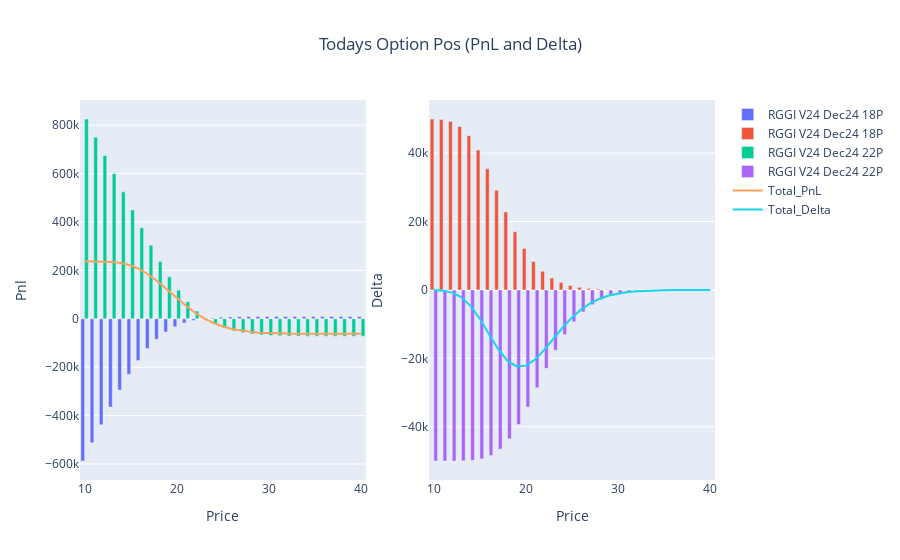

Notebook source saved alongside this figure:
### Code cell
fig_p = go.Figure()
for i in list(p)[1:-1]:
    fig_p.add_trace(go.Bar(x=p.Price, y=p[i], name=i, base=0))

fig_p.add_trace(go.Scatter(x=p.Price, y=p.Option_Pnl, mode='lines', name='Total_PnL'))

#fig_p.update_layout(title='Option PnL Today', xaxis_title='Price', yaxis_title='pnl', barmode='stack')
#fig_p.show()

#~~~~~~~~~~~~~~~~~~~~~~~~~~~~~~~~~~~~~~~~~~~~~~~~~~~~~~~~~~~~~~~~~~~~~~~~~~~~~~~~~
fig_d = go.Figure()
for i in list(d)[1:-1]:
    fig_d.add_trace(go.Bar(x=d.Price, y=d[i], name=i, base=0))

fig_d.add_trace(go.Scatter(x=d.Price, y=d.Option_Delta, mode='lines', name='Total_Delta'))

#~~~~~~~~~~~~~~~~~~~~~~~~~~~~~~~~~~~~~~~~~~~~~~~~~~~~~~~~~~~~~~~~~~~~~~~~~~~~~~~~
fig = make_subplots(rows=1, cols=2)
for i in range(0,len(fig_p.data)):
    fig.add_trace(fig_p.data[i], row=1, col=1)
    fig.add_trace(fig_d.data[i], row=1, col=2)
    
#fig.update_layout(title={'text': 'Todays Option Pos (PnL and Delta)','x': 0.5,'xanchor': 'center'}, barmode='stack')
fig.update_layout(title={'text': 'Todays Option Pos (PnL and Delta)','x': 0.5,'xanchor': 'center'})

fig.update_xaxes(title_text="Price", row=1, col=1)
fig.update_yaxes(title_text="Pnl", row=1, col=1)
fig.update_xaxes(title_text="Price", row=1, col=2)
fig.update_yaxes(title_text="Delta", row=1, col=2)    
fig.show()

### Figure 1 — Plotly figure (JSON) as saved in the notebook; plotly's stock layout.template omitted (floating-point values rounded to 4 significant figures)
{"data": [{"base": 0, "name": "RGGI V24 Dec24 18P", "type": "bar", "x": [10, 11, 12, 13, 14, 15, 16, 17, 18, 19, 20, 21, 22, 23, 24, 25, 26, 27, 28, 29, 30, 31, 32, 33, 34, 35, 36, 37, 38, 39, 40], "xaxis": "x", "y": [-587700.0, -512500.0, -437900.0, -364600.0, -294500.0, -229500.0, -171900.0, -123300.0, -84190.0, -54310.0, -32510.0, -17270.0, -7039.0, -401.3, 3769.0, 6316.0, 7834.0, 8718.0, 9224.0, 9509.0, 9666.0, 9752.0, 9799.0, 9824.0, 9837.0, 9844.0, 9848.0, 9850.0, 9851.0, 9851.0, 9851.0], "yaxis": "y"}, {"base": 0, "name": "RGGI V24 Dec24 18P", "type": "bar", "x": [10, 11, 12, 13, 14, 15, 16, 17, 18, 19, 20, 21, 22, 23, 24, 25, 26, 27, 28, 29, 30, 31, 32, 33, 34, 35, 36, 37, 38, 39, 40], "xaxis": "x2", "y": [49960.0, 49790.0, 49220.0, 47800.0, 45090.0, 40890.0, 35390.0, 29130.0, 22800.0, 17000.0, 12120.0, 8286.0, 5458.0, 3478.0, 2151.0, 1296.0, 762.5, 439.6, 249.0, 138.8, 76.31, 41.46, 22.29, 11.87, 6.277, 3.296, 1.721, 0.8944, 0.4629, 0.2388, 0.1229], "yaxis": "y2"}, {"base": 0, "name": "RGGI V24 Dec24 22P", "type": "bar", "x": [10, 11, 12, 13, 14, 15, 16, 17, 18, 19, 20, 21, 22, 23, 24, 25, 26, 27, 28, 29, 30, 31, 32, 33, 34, 35, 36, 37, 38, 39, 40], "xaxis": "x", "y": [825700.0, 750300.0, 675000.0, 599700.0, 524500.0, 449700.0, 376000.0, 304300.0, 236300.0, 173800.0, 118200.0, 70840.0, 32050.0, 1578.0, -21450.0, -38200.0, -49980.0, -57990.0, -63290.0, -66700.0, -68840.0, -70160.0, -70950.0, -71410.0, -71690.0, -71840.0, -71930.0, -71980.0, -72010.0, -72020.0, -72030.0], "yaxis": "y"}, {"base": 0, "name": "RGGI V24 Dec24 22P", "type": "bar", "x": [10, 11, 12, 13, 14, 15, 16, 17, 18, 19, 20, 21, 22, 23, 24, 25, 26, 27, 28, 29, 30, 31, 32, 33, 34, 35, 36, 37, 38, 39, 40], "xaxis": "x2", "y": [-50000.0, -50000.0, -49990.0, -49960.0, -49810.0, -49390.0, -48410.0, -46530.0, -43530.0, -39360.0, -34250.0, -28600.0, -22920.0, -17640.0, -13060.0, -9328.0, -6442.0, -4315.0, -2810.0, -1783.0, -1106.0, -671.7, -400.3, -234.5, -135.3, -76.98, -43.27, -24.05, -13.24, -7.22, -3.908], "yaxis": "y2"}, {"mode": "lines", "name": "Total_PnL", "type": "scatter", "x": [10, 11, 12, 13, 14, 15, 16, 17, 18, 19, 20, 21, 22, 23, 24, 25, 26, 27, 28, 29, 30, 31, 32, 33, 34, 35, 36, 37, 38, 39, 40], "xaxis": "x", "y": [238000.0, 237800.0, 237100.0, 235100.0, 230000.0, 220200.0, 204100.0, 181100.0, 152100.0, 119400.0, 85700.0, 53560.0, 25020.0, 1177.0, -17680.0, -31890.0, -42140.0, -49280.0, -54070.0, -57190.0, -59170.0, -60400.0, -61150.0, -61590.0, -61850.0, -62000.0, -62080.0, -62130.0, -62160.0, -62170.0, -62180.0], "yaxis": "y"}, {"mode": "lines", "name": "Total_Delta", "type": "scatter", "x": [10, 11, 12, 13, 14, 15, 16, 17, 18, 19, 20, 21, 22, 23, 24, 25, 26, 27, 28, 29, 30, 31, 32, 33, 34, 35, 36, 37, 38, 39, 40], "xaxis": "x2", "y": [-37.97, -207.3, -776.0, -2157.0, -4720.0, -8498.0, -13020.0, -17410.0, -20740.0, -22360.0, -22130.0, -20310.0, -17460.0, -14160.0, -10910.0, -8032.0, -5680.0, -3875.0, -2561.0, -1645.0, -1030.0, -630.2, -378.0, -222.6, -129.0, -73.68, -41.54, -23.15, -12.77, -6.981, -3.785], "yaxis": "y2"}], "layout": {"autosize": true, "title": {"text": "Todays Option Pos (PnL and Delta)", "x": 0.5, "xanchor": "center"}, "xaxis": {"anchor": "y", "autorange": true, "domain": [0, 0.45], "range": [9.5, 40.5], "title": {"text": "Price"}, "type": "linear"}, "xaxis2": {"anchor": "y2", "autorange": true, "domain": [0.55, 1], "range": [9.5, 40.5], "title": {"text": "Price"}, "type": "linear"}, "yaxis": {"anchor": "x", "autorange": true, "domain": [0, 1], "range": [-666200.0, 904200.0], "title": {"text": "Pnl"}, "type": "linear"}, "yaxis2": {"anchor": "x2", "autorange": true, "domain": [0, 1], "range": [-55550.0, 55520.0], "title": {"text": "Delta"}, "type": "linear"}}}
